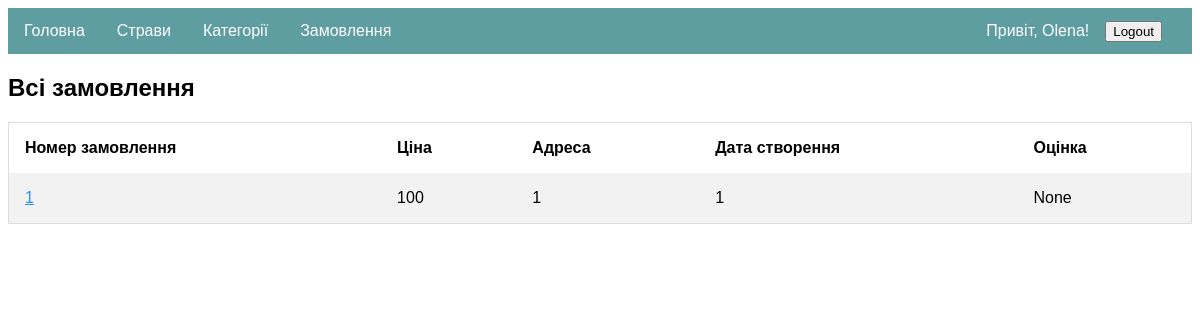
Before: /admin/orders (signed in) with the older database file.
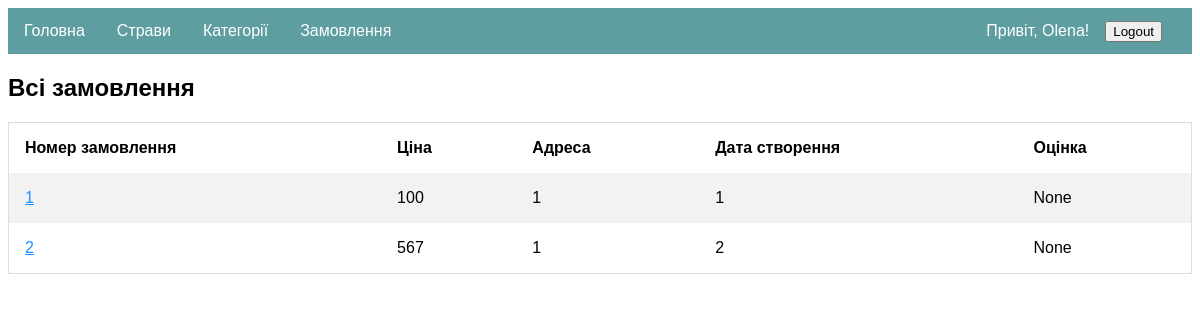
After: the same page with the newer database file.
### tables this page shows
CREATE TABLE "Orders" (
	"ID"	INTEGER NOT NULL UNIQUE,
	"User"	INTEGER NOT NULL,
	"Address"	INTEGER NOT NULL,
	"Price"	INTEGER NOT NULL,
	"Protein"	INTEGER NOT NULL,
	"Fat"	INTEGER NOT NULL,
	"Carb"	INTEGER NOT NULL,
	"Ccal"	INTEGER NOT NULL,
	"Comment"	TEXT,
	"Created_at"	INTEGER NOT NULL,
	"Rate"	INTEGER,
	PRIMARY KEY("ID" AUTOINCREMENT),
	FOREIGN KEY("Address") REFERENCES "Addresses"("ID"),
	FOREIGN KEY("User") REFERENCES "Users"("ID")
);

### app.py (the view)
@app.route('/admin/orders', methods=['GET'])
def get_all_orders():
    if session.get('ID') and session['Type'] == int(1):
        with SQLiteDB('dish.db') as db:
            if request.method == 'GET':
                orders = db.select_from_db('Orders', ['*'])
                return render_template('admin/orders.html', orders=orders, user=session)
    else:
        return app.redirect('/')

### database.py (called while the page is built)
def dict_factory(cursor, row):
    d = {}
    for idx, col in enumerate(cursor.description):
        d[col[0]] = row[idx]
    return d

    def __enter__(self):
        return self

    def __exit__(self, exc_type, exc_val, exc_tb):
        self.con.commit()
        self.con.close()

    def query_db(self, query, one=False):
        result =  self.cur.execute(query).fetchall()
        return (result[0] if result else None) if one else result

    def select_from_db(self, table_name, columns:list, where=None, one=False):
        columns = ', '.join(columns)
        query = f"SELECT {columns} FROM {table_name}"
        if where:
            where = ', '.join([f"{key}='{value}'" for key, value in where.items()])
            query += f' WHERE {where}'
        return self.query_db(query, one)

### templates/admin/orders.html
{% extends 'admin/admin.html' %}
{% block content %}
    <h2>Всі замовлення</h2>
    <table>
        <tr>
            <th>Номер замовлення</th>
            <th>Ціна</th>
            <th>Адреса</th>
            <th>Дата створення</th>
            <th>Оцінка</th>
        </tr>
        {% for order in orders %}
            <tr>
                <td><a href={{ url_for("get_admin_order", id=order.ID) }}> {{ order.ID }}</a></td>
                <td>{{ order.Price }}</td>
                <td>{{ order.Address }}</td>
                <td>{{ order.Created_at }}</td>
                <td>{{ order.Rate }}</td>
            </tr>
        {% endfor %}
    </table>
{% endblock %}

Changed rows visible on the page:
added Orders: ID "2", Price "567", Address "1", Created_at "2", Rate "None"
